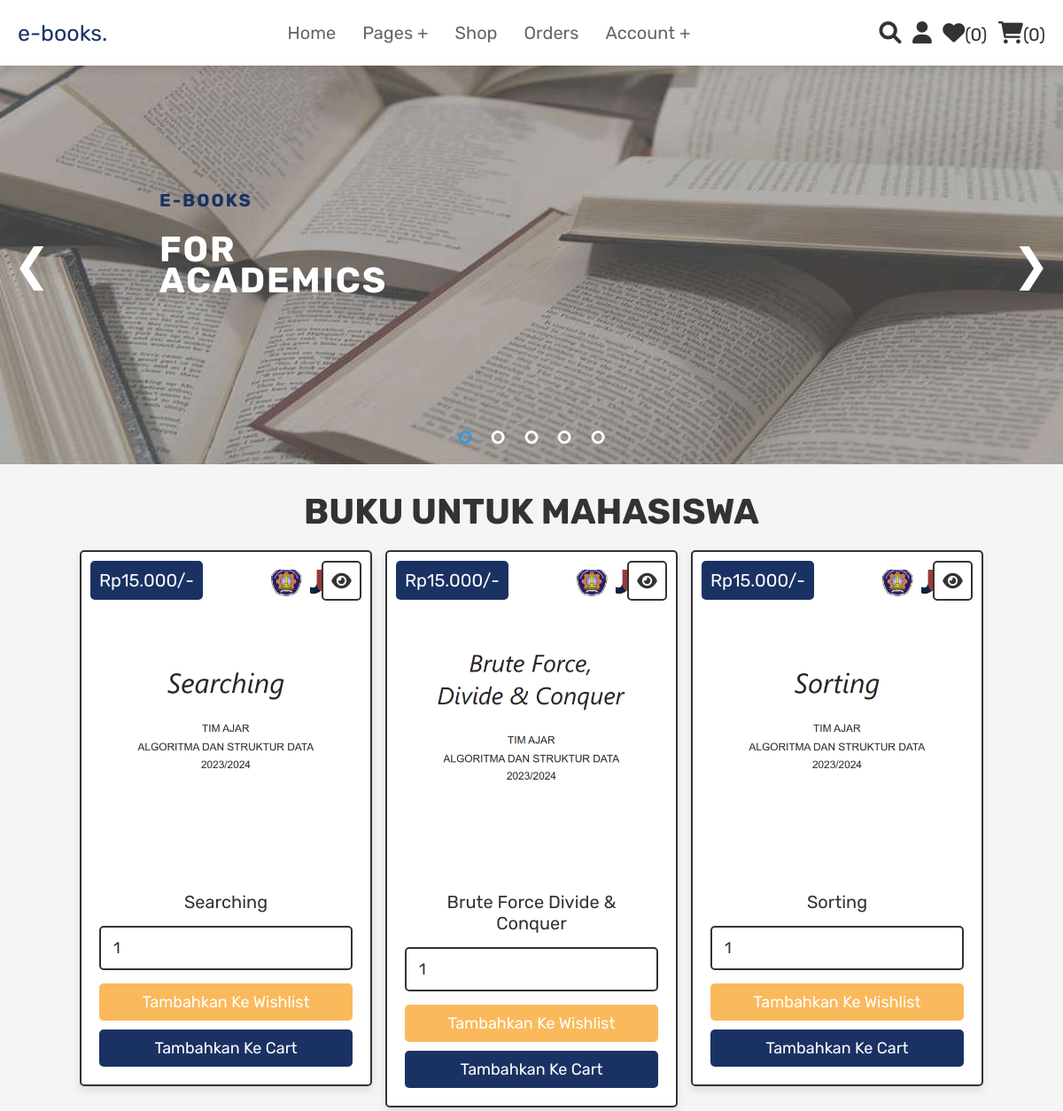
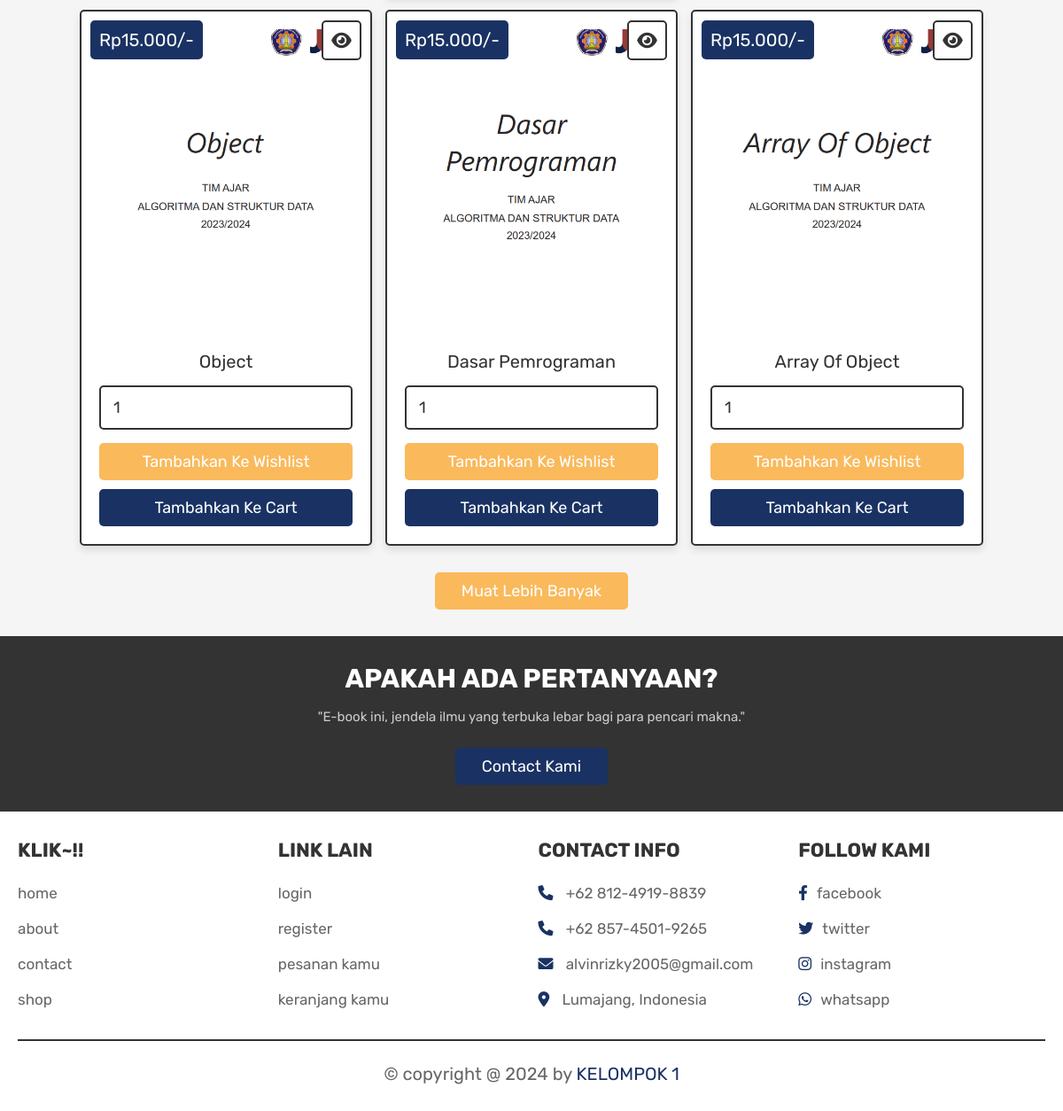
Page /home.php (signed in) on the committed database (2 pictures, top to bottom).
### tables this page shows
CREATE TABLE `products` (
  `id` int(100) NOT NULL,
  `name` varchar(100) NOT NULL,
  `details` varchar(500) NOT NULL,
  `price` double(100,3) NOT NULL,
  `image` varchar(100) NOT NULL
);

### home.php (the view, shortened to what this page needs)
<?php
@include 'config.php';
?>
<!DOCTYPE html>
<html lang="en">
<head>
   <link rel="stylesheet" href="https://cdnjs.cloudflare.com/ajax/libs/font-awesome/6.0.0/css/all.min.css">
   <link rel="stylesheet" href="css/style.css">
</head>
<body>
<?php @include 'header.php'; ?>
<div class="slider">
      <div class="myslider fade" style="display: block;">
         <div class="txt">
            <h1>E-BOOKS</h1>
            <p>FOR<br>ACADEMICS</p>
         </div>
         <img src="images/book-bg1.jpg" style="width: 100%; height: 100%;">
      </div>
      <a class="prev" onclick="plusSlides(-1)">&#10094;</a>
      <a class="next" onclick="plusSlides(1)">&#10095;</a>
      <div class="dotsbox" style="text-align: center;">
      <span class="dot" onclick="currentSlide(1)"></span>
      <span class="dot" onclick="currentSlide(2)"></span>
      <span class="dot" onclick="currentSlide(3)"></span>
      <span class="dot" onclick="currentSlide(4)"></span>
      <span class="dot" onclick="currentSlide(5)"></span>
   </div>
</div>
<section class="products">
   <h1 class="title">buku untuk mahasiswa</h1>
   <div class="box-container">
      <?php
         $select_products = mysqli_query($conn, "SELECT * FROM `products` LIMIT 6") or die('query failed');
         if(mysqli_num_rows($select_products) > 0){
            while($fetch_products = mysqli_fetch_assoc($select_products)){
      ?>
      <form action="" method="POST" class="box">
         <a href="view_page.php?pid=<?php echo $fetch_products['id']; ?>" class="fas fa-eye"></a>
         <div class="price">Rp<?php echo $fetch_products['price']; ?>/-</div>
         <img src="uploaded_img/<?php echo $fetch_products['image']; ?>" alt="" class="image">
         <div class="name"><?php echo $fetch_products['name']; ?></div>
         <input type="number" name="product_quantity" value="1" min="0" class="qty">
         <input type="submit" value="tambahkan ke wishlist" name="add_to_wishlist" class="option-btn">
         <input type="submit" value="tambahkan ke cart" name="add_to_cart" class="btn">
      </form>
      <?php
         }
      }else{
         echo '<p class="empty">belum ada product yang ditambahkan!</p>';
      }
      ?>
   </div>
   <div class="more-btn">
      <a href="shop.php" class="option-btn">muat lebih banyak</a>
   </div>
</section>
<section class="home-contact">
   <div class="content">
      <h3>apakah ada pertanyaan?</h3>
      <p>"E-book ini, jendela ilmu yang terbuka lebar bagi para pencari makna."</p>
      <a href="contact.php" class="btn">contact kami</a>
   </div>
</section>
<?php @include 'footer.php'; ?>
</body>
</html>

### css/style.css (style rules this page uses)
:root { --blue: #1a3263; --red: #F5564E; --orange: #FAB95B; --black: #333; --white: #fff; --light-color: #666; --light-white: #ccc; --light-bg: #f5f5f5; --border: .2rem solid var(--black); --box-shadow: 0 .5rem 1rem rgba(0, 0, 0, .1); }
* { font-family: 'Rubik', sans-serif; margin: 0; padding: 0; box-sizing: border-box; outline: none; border: none; text-decoration: none; transition: all .2s linear; }
html { font-size: 62.5%; overflow-x: hidden; scroll-behavior: smooth; scroll-padding-top: 6.5rem; }
body { background: var(--light-bg); }
section { padding: 3rem 2rem; }
.btn, .delete-btn, .option-btn { display: inline-block; border-radius: .5rem; margin-top: 1rem; font-size: 1.8rem; color: var(--white); cursor: pointer; padding: 1rem 3rem; text-transform: capitalize; }
.btn { background-color: var(--blue); }
.option-btn { background-color: var(--orange); }
.more-btn { margin-top: 2rem; text-align: center; }
.title { text-align: center; margin-bottom: 2rem; color: var(--black); text-transform: uppercase; font-size: 4rem; }
.slider { position: relative; width: 100%; background : #1a3263; }
.myslider { height: 450px; display: none; overflow: hidden; }
.prev, .next { position: absolute; top: 50%; transform: translate(0, -50%); font-size: 50px; padding: 15px; cursor: pointer; color: #fff; transition: 0.1s; user-select: none; }
.next { right: 0; }
.dotsbox { position: absolute; left: 50%; transform: translate(-50%); bottom: 20px; cursor: pointer; }
.dot { display: inline-block; width: 15px; height: 15px; border: 3px solid #fff; border-radius: 50%; margin: 0 10px; cursor: pointer; }
.fade { -webkit-animation-name: fade; -webkit-animation-duration: 1.5s; animation-name: fade; animation-duration: 1.5s; }
.active, .dot:hover { border-color: #3498db; }
.txt { position: absolute; color: #fff; letter-spacing: 2px; line-height: 35px; top: 30%; left: 15%; -webkit-animation-name: posi; -webkit-animation-duration: 2s; animation-name: posi; animation-duration: 2s; z-index: 1; }
.txt h1 { color: #1a3263; font-weight: bolder; margin-bottom: 20px; }
.txt p { font-weight: bold; font-size: 40px; }
.products .box-container { max-width: 1200px; margin: 0 auto; display: grid; grid-template-columns: repeat(auto-fit, 33rem); gap: 1.5rem; align-items: flex-start; justify-content: center; }
.products .box-container .box { background-color: var(--white); border: var(--border); box-shadow: var(--box-shadow); border-radius: .5rem; padding: 2rem; text-align: center; position: relative; }
.products .box-container .box .image { height: 35rem; width: 100%; object-fit: cover; }
.products .box-container .box .fa-eye, .products .box-container .box .price { position: absolute; top: 1rem; border-radius: .5rem; }
.products .box-container .box .price { font-size: 2rem; padding: 1rem; background-color: var(--blue); color: var(--white); left: 1rem; }
.products .box-container .box .fa-eye { right: 1rem; height: 4.5rem; width: 4.5rem; line-height: 4.2rem; font-size: 2rem; background-color: var(--white); color: var(--black); border: var(--border); }
.products .box-container .box .name { margin: 1rem; font-size: 2rem; color: var(--black); }
.products .box-container .box .qty { width: 100%; padding: 1.2rem 1.4rem; font-size: 1.8rem; color: var(--black); border: var(--border); border-radius: .5rem; margin: .5rem 0; }
.products .box-container .box .btn, .products .box-container .box .option-btn { width: 100%; }
.home-contact { background-color: var(--black); text-align: center; }
.home-contact .content { max-width: 50rem; margin: 0 auto; }
.home-contact .content h3 { text-transform: uppercase; color: var(--white); font-size: 3rem; }
.home-contact .content p { line-height: 2; font-size: 1.5rem; color: var(--light-white); padding: 1rem 0; }

### rows in the picture
products: price "15.000", image (picture), name "Searching"
products: price "15.000", image (picture), name "Brute Force Divide & Conquer"
products: price "15.000", image (picture), name "Sorting"
products: price "15.000", image (picture), name "Object"
products: price "15.000", image (picture), name "Dasar Pemrograman"
products: price "15.000", image (picture), name "Array Of Object"

### other values in the picture
$wishlist_num_rows "0"
$cart_num_rows "0"
